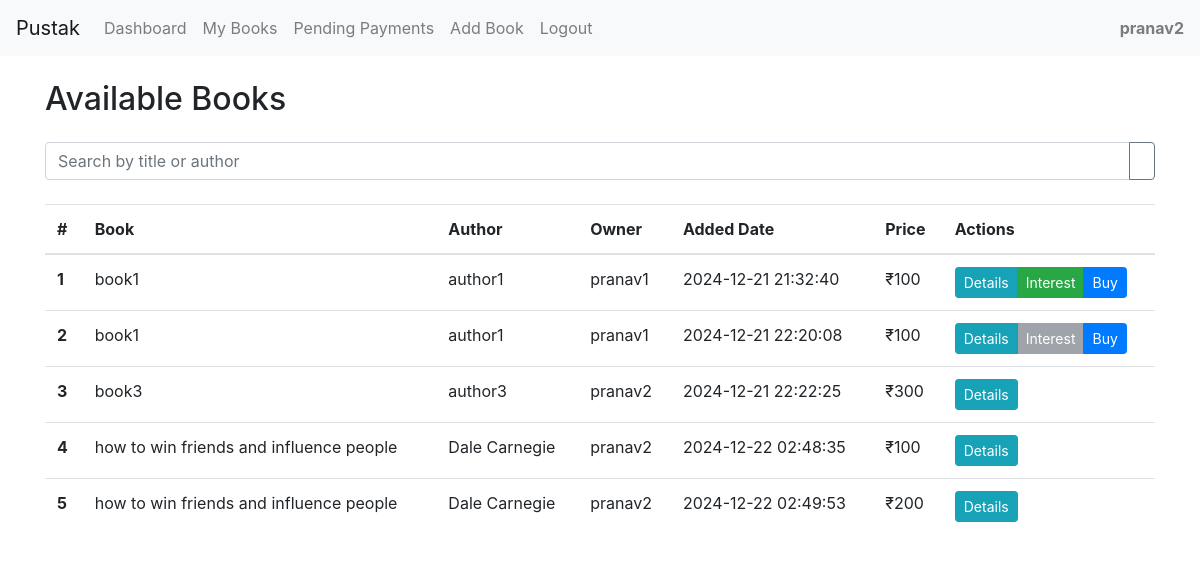
Page /dashboard (signed in) on the committed database.
### models.py (models this page shows)
class User(UserMixin, db.Model):
    id = db.Column(db.Integer, primary_key=True)
    username = db.Column(db.String(80), unique=True, nullable=False)
    email = db.Column(db.String(120), unique=True, nullable=False)
    password_hash = db.Column(db.String(128))
    books = db.relationship('Book', backref='owner', lazy=True)
    interests = db.relationship('Interest', backref='user', lazy=True)
    sent_requests = db.relationship('BookExchangeRequest',
                                  foreign_keys='BookExchangeRequest.requester_id',
                                  backref=db.backref('requester_user', lazy=True))
    received_requests = db.relationship('BookExchangeRequest',
                                      foreign_keys='BookExchangeRequest.owner_id',
                                      backref=db.backref('owner_user', lazy=True))

class Book(db.Model):
    id = db.Column(db.Integer, primary_key=True)
    title = db.Column(db.String(200), nullable=False)
    author = db.Column(db.String(200))
    description = db.Column(db.Text)
    image_path = db.Column(db.String(200))
    owner_id = db.Column(db.Integer, db.ForeignKey('user.id'), nullable=False)
    created_at = db.Column(db.DateTime, default=datetime.utcnow)
    is_available = db.Column(db.Boolean, default=True)
    price = db.Column(db.Float, nullable=True)  # New price field

### app.py (the view)
@app.route('/dashboard')
def dashboard():
    search_query = request.args.get('search', '')
    books = Book.query.filter(
        (Book.title.ilike(f'%{search_query}%')) |
        (Book.author.ilike(f'%{search_query}%'))
    ).all()
    books_with_interest = []
    for book in books:
        interest_exists = Interest.query.filter_by(book_id=book.id, user_id=current_user.id).first() is not None
        books_with_interest.append({
            'book': book,
            'interest_exists': interest_exists
        })
    return render_template('dashboard.html', books=books_with_interest, search_query=search_query)

### app.py (called while the page is built)
@login_manager.user_loader
def load_user(user_id):
    return User.query.get(int(user_id))

### templates/dashboard.html (shortened to what this page needs)
{% extends "base.html" %}
{% block content %}
    <h2 class="mb-4">Available Books</h2>
    <form method="GET" action="{{ url_for('dashboard') }}" class="mb-4">
        <div class="input-group">
            <input type="text" class="form-control" placeholder="Search by title or author" name="search" value="{{ search_query }}">
            <div class="input-group-append">
                <button class="btn btn-outline-secondary" type="submit">
                </button>
            </div>
        </div>
    </form>
    <div class="table-responsive">
        <table class="table">
            <thead>
                <tr>
                    <th scope="col">#</th>
                    <th scope="col">Book</th>
                    <th scope="col">Author</th>
                    <th scope="col">Owner</th>
                    <th scope="col">Added Date</th>
                    <th scope="col">Price</th>
                    <th scope="col">Actions</th>
                </tr>
            </thead>
            <tbody>
                {% for book_data in books %}
                <tr>
                    <th scope="row">{{ loop.index }}</th>
                    <td>{{ book_data.book.title }}</td>
                    <td>{{ book_data.book.author }}</td>
                    <td>{{ book_data.book.owner.username }}</td>
                    <td>{{ book_data.book.created_at.strftime('%Y-%m-%d %H:%M:%S') }}</td>
                    <td>₹{{ book_data.book.price|round|int if book_data.book.price else "N/A" }}</td>
                    <td>
                        <div class="btn-group" role="group">
                            <a href="{{ url_for('book_details', book_id=book_data.book.id) }}" class="btn btn-info btn-sm" title="View book details">
                                 Details
                            </a>
                            {% if book_data.book.owner_id != current_user.id %}
                                {% if book_data.interest_exists %}
                                    <button class="btn btn-secondary btn-sm" disabled title="You have already shown interest">
                                         Interest
                                    </button>
                                {% else %}
                                    <a href="{{ url_for('show_interest', book_id=book_data.book.id) }}" class="btn btn-success btn-sm" title="Show interest in exchanging">
                                         Interest
                                    </a>
                                {% endif %}
                            {% endif %}
                            {% if book_data.book.owner_id != current_user.id %}
                                <button type="button" class="btn btn-primary btn-sm" data-toggle="modal" data-target="#buyModal{{ book_data.book.id }}" title="Purchase this book">
                                     Buy
                                </button>
                            {% endif %}
                        </div>
                    </td>
                </tr>
                {% endfor %}
            </tbody>
        </table>
    </div>
{% endblock %}

### templates/base.html (shortened to what this page needs)
<!DOCTYPE html>
<html lang="en">
<head>
    <link rel="stylesheet" href="https://cdn.jsdelivr.net/npm/bootstrap@4.4.1/dist/css/bootstrap.min.css">
</head>
<body>
    <nav class="navbar navbar-expand-lg navbar-light bg-light">
        <a class="navbar-brand" href="/">Pustak</a>
        <div class="collapse navbar-collapse" id="navbarSupportedContent">
            <ul class="navbar-nav mr-auto">
                <li class="nav-item">
                    <a class="nav-link" href="{{ url_for('dashboard') }}">Dashboard</a>
                </li>
                 <li class="nav-item">
                    <a class="nav-link" href="{{ url_for('my_books') }}">My Books</a>
                </li>
                <li class="nav-item">
                    <a class="nav-link" href="{{ url_for('pending_payments') }}">Pending Payments</a>
                </li>
                {% if current_user.is_authenticated %}
                    <li class="nav-item">
                        <a class="nav-link" href="{{ url_for('add_book') }}">Add Book</a>
                    </li>
                    <li class="nav-item">
                        <a class="nav-link" href="{{ url_for('logout') }}">Logout</a>
                    </li>
                {% endif %}
            </ul>
            {% if current_user.is_authenticated %}
                <span class="navbar-text ml-auto">
                    <strong>{{ current_user.username }}</strong>
                </span>
            {% endif %}
        </div>
    </nav>
    <div class="container mt-4">
        {% block content %}{% endblock %}
    </div>
</body>
</html>

### rows in the picture
User: username "pranav2", book.owner.username "pranav2" "pranav2" "pranav2"
Book: book "book1", book.author "author1", book.created_at "2024-12-21 21:32:40", book.price "100"
User: book.owner.username "pranav1" "pranav1"
Book: book "book1", book.author "author1", book.created_at "2024-12-21 22:20:08", book.price "100"
Book: book "book3", book.author "author3", book.created_at "2024-12-21 22:22:25", book.price "300"
Book: book "how to win friends and influence people", book.author "Dale Carnegie", book.created_at "2024-12-22 02:48:35", book.price "100"
Book: book "how to win friends and influence people", book.author "Dale Carnegie", book.created_at "2024-12-22 02:49:53", book.price "200"
